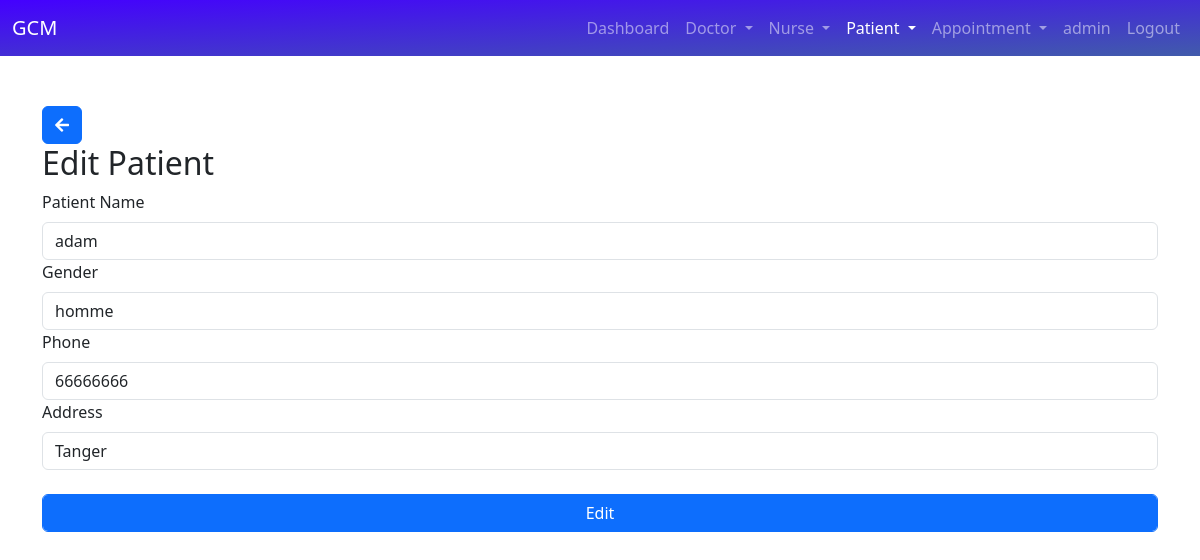
The app's page /edit_patient/1/ (signed in) with its own data.
### hospital/models.py (models this page shows)
class Patient(models.Model):
    Name = models.CharField(max_length=50)
    Gender = models.CharField(max_length=10)
    Phone = models.IntegerField(null = True)
    Address = models.TextField()
    Maladie = models.TextField(null=True)
    email = models.EmailField(max_length=240,null=True)
    password = models.CharField(max_length=50,null=True)
    type_personnel = "patient"

### hospital/views.py (the view, shortened to what this page needs)
# urls.py: path('edit_patient/<int:pId>/', Edit_patient, name='edit_patient'),
def Edit_patient(request, pId):
    active_page = 'patient'
    if not request.user.is_staff:
        return redirect('login')
    patient = Patient.objects.get(id=pId)
    return render(request, 'edit_patient.html', {'patient': patient, 'active_page': active_page})

### hospital/templates/edit_patient.html (shortened to what this page needs)
{% include "base.html"%}
{% include "navbar.html"%}
{% load static %}
{% block content%}
<div class="container"  style="margin-top: 50px">
    <button class="btn btn-primary" onclick="history.back()"><i class="fa fa-arrow-left" aria-hidden="true"></i></button>
    <h2>Edit Patient</h2>
    <form method="post">
        <label>Patient Name</label>
        <input type="text" class="form-control" name="name" value="{{patient.Name}}">
        <label>Gender</label>
        <input type="text" class="form-control" name="gender" value="{{patient.Gender}}">
        <label>Phone</label>
        <input type="text" class="form-control" name="phone" value="{{patient.Phone}}">
        <label>Address</label>
        <input type="text" class="form-control" name="address" value="{{patient.Address}}">&nbsp;
        <input type="submit" value="Edit" onclick="return confirm('Are you sure ?')" class="form-control btn btn-primary">
    </form>
</div>
{% endblock content%}

### hospital/templates/navbar.html (shortened to what this page needs)
{% load static %}
<nav class="navbar navbar-expand-lg navbar-dark bg-primary " style="background-image: linear-gradient(to bottom right , rgb(68, 0, 255), rgb(65, 91, 171));">
  <div class="container-fluid">
    <a class="navbar-brand" href="{% url 'home'%}">GCM</a>
    <div class="collapse navbar-collapse" id="navbarSupportedContent">
      <ul class="navbar-nav ms-auto me-0 mb-2 mb-lg-0">
        {% if request.user.is_staff%}
        <li class="nav-item {% if active_page == 'index' %}active{% endif %}">
          <a class="nav-link" href="{% url 'index' %}">Dashboard</a>
        </li>
        <li class="nav-item dropdown {% if active_page == 'doctor' %}active{% endif %}">
          <a class="nav-link dropdown-toggle" id="navbarDropdown" role="button" data-bs-toggle="dropdown" aria-expanded="false">
            Doctor
          </a>
        </li>
        <li class="nav-item dropdown {% if active_page == 'nurse' %}active{% endif %}">
          <a class="nav-link dropdown-toggle" id="navbarDropdown" role="button" data-bs-toggle="dropdown" aria-expanded="false">
            Nurse
          </a>
        </li>
        <li class="nav-item dropdown {% if active_page == 'patient' %}active{% endif %}">
          <a class="nav-link dropdown-toggle" id="navbarDropdown" role="button" data-bs-toggle="dropdown" aria-expanded="false">
            Patient
          </a>
        </li>
        <li class="nav-item dropdown {% if active_page == 'appointment' %}active{% endif %}">
          <a class="nav-link dropdown-toggle" id="navbarDropdown" role="button" data-bs-toggle="dropdown" aria-expanded="false">
            Appointment
          </a>
        </li>
        <li class="nav-item">
          <a class="nav-link">{{request.user.username}}</a>
        </li>
        <li class="nav-item">
          <a class="nav-link" href="{% url 'logout' %}">Logout</a>
        </li>
        {% endif %}
      </ul>
    </div>
  </div>
</nav>

### records on screen
Patient: name "adam", gender "homme", phone "66666666", address "Tanger"

### other values on screen
{{ request.user.username }} "admin"
